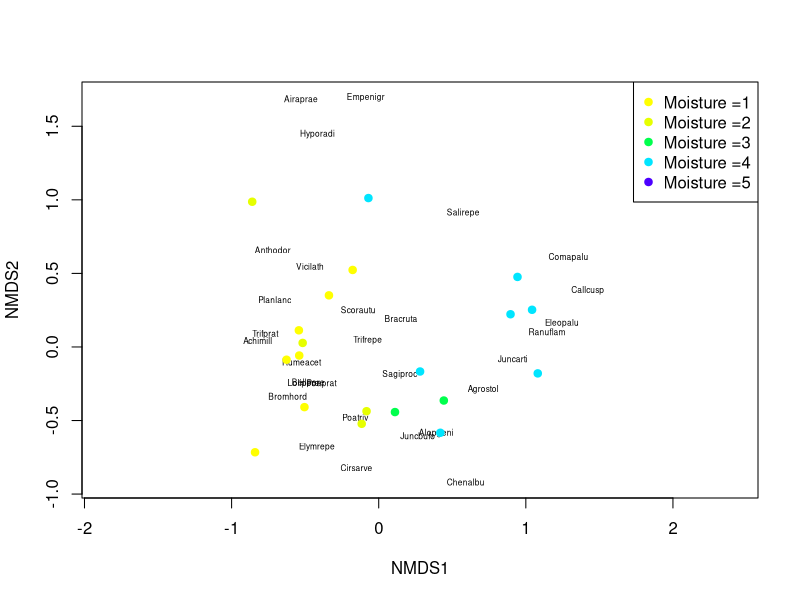

The R source for this figure:
## ---- chunk 1
knitr::opts_chunk$set(echo = TRUE)
## ---- chunk 2
library(vegan)
data(dune)
dune
data(dune.env)
head(dune.env, 5)
?dune
## ---- chunk 3
dune_mds = metaMDS(dune)
plot(dune_mds, type='n')
 text(dune_mds, 'sp', cex=.5)
 # generate vector of colors 
 color_vect = rev(topo.colors(6))[-1]
 points(dune_mds, 'sites', pch=19, 
        col=color_vect[dune.env$Moisture])
 legend('topright', paste("Moisture =", 1:5, sep=''), 
        col=color_vect, pch=19)
